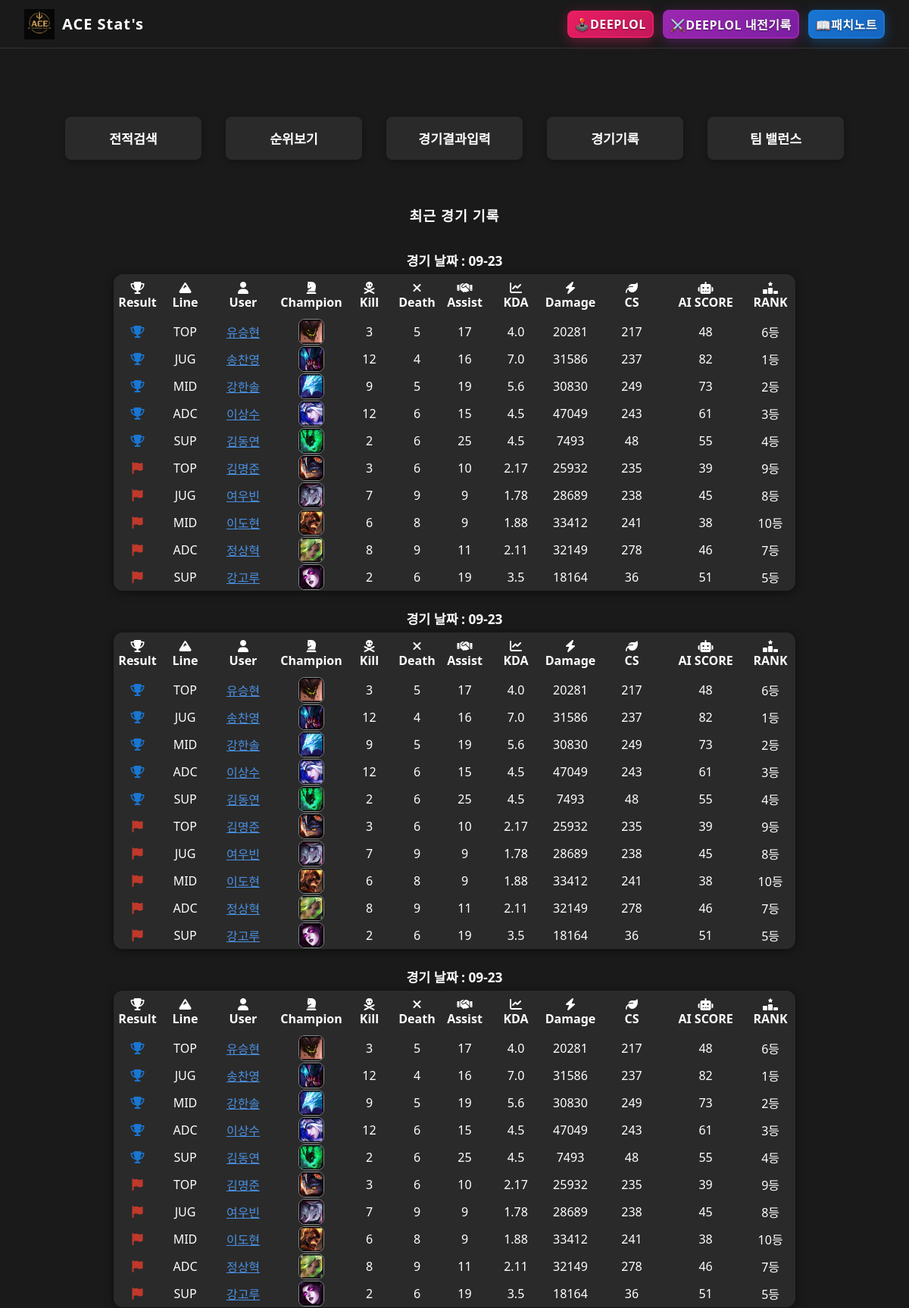
The page / (upper part) on the database its author committed.
### lolapp/models.py (models this page shows, shortened)
class Game(models.Model):
    id = models.AutoField(primary_key=True)
    date = models.CharField(max_length=5)  # 'mm-dd'
    unique_key = models.CharField(max_length=50, unique=True)

class User(models.Model):
    name = models.CharField(max_length=30)
    lol_id = models.CharField(max_length=40, primary_key=True)

class GameData(models.Model):
    id = models.AutoField(primary_key=True)
    game = models.ForeignKey(Game, on_delete=models.CASCADE)
    user = models.ForeignKey(User, to_field='lol_id', on_delete=models.CASCADE)
    result = models.CharField(max_length=10)  # 'win'/'lose'
    champion = models.CharField(max_length=30)
    line = models.CharField(max_length=10)
    kill = models.IntegerField()
    death = models.IntegerField()
    assist = models.IntegerField()
    cs = models.IntegerField(default=0)
    damage = models.IntegerField(default=0)
    ai_score = models.FloatField(default=0)
    kda_ratio = models.FloatField(default=0)
    placement = models.CharField(max_length=10, default="")
    rank = models.CharField(max_length=10, default="")
    total_score = models.FloatField(default=100)  # 누적 총점 (100점 시작) - 기존 시스템 호환용
    title = models.CharField(max_length=20, default="")  # BEST! / WORST! 칭호
    lp_before = models.IntegerField(default=LP_INIT)  # 경기 전 LP
    lp_after = models.IntegerField(default=LP_INIT)   # 경기 후 LP
    lp_change = models.IntegerField(default=0)        # LP 변화량

### lolapp/views.py (the view)
# urls.py: path('', views.main, name='main'),  # 루트 URL에 main 뷰 연결
def main(request):
    real_user_stats = get_lp_rank_user_stats()[:5]
    champion_name_map = {c.name: c.champ_id for c in Champion.objects.all()}
    recent_games = Game.objects.order_by('-id')[:5]
    recent_games_rows = []
    for game in recent_games:
        game_gamedata = GameData.objects.filter(game=game).select_related('user')
        team_kills = {'win': 0, 'lose': 0}
        for row in game_gamedata:
            team_kills[row.result] += row.kill
        win_team = []
        lose_team = []
        for row in game_gamedata:
            kda = (row.kill + row.assist) / (row.death if row.death != 0 else 1)
            champion_img = champion_name_map.get(row.champion, '')
            row_data = {
                'result': row.result,
                'user': row.user,
                'line': row.line,
                'champion': row.champion,
                'champion_img': champion_img,
                'kill': row.kill,
                'death': row.death,
                'assist': row.assist,
                'kda': round(kda, 2),
                'damage': row.damage,
                'cs': row.cs,
                'ai_score': int(row.ai_score),
                'rank': row.rank,
                'placement': row.placement,
                'lp_change': row.lp_change,  # LP 변화량 추가
                'lp_after': row.lp_after,   # 경기 후 LP 추가
            }
            if row.result == 'win':
                win_team.append(row_data)
            else:
                lose_team.append(row_data)
        line_order = {'TOP': 1, 'JUG': 2, 'MID': 3, 'ADC': 4, 'SUP': 5}
        win_team.sort(key=lambda x: line_order.get(x['line'], 6))
        lose_team.sort(key=lambda x: line_order.get(x['line'], 6))
        rows = win_team + lose_team
        recent_games_rows.append({'date': game.date, 'rows': rows})
    return render(request, 'lolapp/main.html', {
        'real_user_stats': real_user_stats,
        'recent_games_rows': recent_games_rows,
    })

### lolapp/lp_system.py (called while the page is built)
def get_tier_from_lp(lp):
    if lp < 100:
        return "나락계"
    elif lp < 200:
        return "중간계"
    else:
        return "천상계"

### lolapp/templates/lolapp/main.html (shortened to what this page needs)
{% load static %}
{% include 'lolapp/header.html' %}
<link rel="stylesheet" href="{% static 'header.css' %}">
<!DOCTYPE html>
<html lang="ko">
<head>
    <link rel="stylesheet" href="https://cdnjs.cloudflare.com/ajax/libs/font-awesome/6.4.2/css/all.min.css">
</head>
<body>
    <div class="main-btn-row">
        <a href="/search/">전적검색</a>
        <a href="/rank/">순위보기</a>
        <a href="/upload/">경기결과입력</a>
        <a href="/database/">경기기록</a>
        <a href="/balance/">팀 밸런스</a>
    </div>
    <div style="display:flex; flex-direction:column; align-items:center; margin-top:60px; margin-bottom:60px;">
        <div style="color:#fff; font-size:1.15em; font-weight:bold; margin-bottom:10px; letter-spacing:1px;">최근 경기 기록</div>
        {% for game in recent_games_rows %}
        <div style="color:#fff; font-size:1.08em; font-weight:bold; margin-bottom:6px; margin-top:24px;">경기 날짜 : {{ game.date }}</div>
        <table style="min-width:900px; background:#2a2a2a; color:#fff; border-radius:12px; overflow:hidden; border-collapse:separate; border-spacing:0; font-size:1em; box-shadow:0 2px 12px rgba(0,0,0,0.5);">
            <colgroup>
                <col style="width:7%">
                <col style="width:7%">
                <col style="width:10%">
                <col style="width:10%">
                <col style="width:7%">
                <col style="width:7%">
                <col style="width:7%">
                <col style="width:8%">
                <col style="width:8%">
                <col style="width:10%">
            </colgroup>
            <tr>
                <th class="icon-cell" style="text-align:center; vertical-align:middle; padding:10px 0;"><i class="fa-solid fa-trophy"></i><br>Result</th>
                <th class="icon-cell" style="text-align:center; vertical-align:middle; padding:10px 0;"><i class="fa-solid fa-mountain"></i><br>Line</th>
                <th style="text-align:center; vertical-align:middle; padding:10px 0;"><i class="fa-solid fa-user"></i><br>User</th>
                <th style="text-align:center; vertical-align:middle; padding:10px 0;"><i class="fa-solid fa-chess-knight"></i><br>Champion</th>
                <th class="icon-cell" style="text-align:center; vertical-align:middle; padding:10px 0;"><i class="fa-solid fa-skull-crossbones"></i><br>Kill</th>
                <th class="icon-cell" style="text-align:center; vertical-align:middle; padding:10px 0;"><i class="fa-solid fa-xmark"></i><br>Death</th>
                <th class="icon-cell" style="text-align:center; vertical-align:middle; padding:10px 0;"><i class="fa-solid fa-handshake"></i><br>Assist</th>
                <th class="icon-cell" style="text-align:center; vertical-align:middle; padding:10px 0;"><i class="fa-solid fa-chart-line"></i><br>KDA</th>
                <th class="icon-cell" style="text-align:center; vertical-align:middle; padding:10px 0;"><i class="fa-solid fa-bolt"></i><br>Damage</th>
                <th class="icon-cell" style="text-align:center; vertical-align:middle; padding:10px 0;"><i class="fa-solid fa-leaf"></i><br>CS</th>
                <th class="icon-cell" style="text-align:center; vertical-align:middle; padding:10px 0;"><i class="fa-solid fa-robot"></i><br>AI SCORE</th>
                <th class="icon-cell" style="text-align:center; vertical-align:middle; padding:10px 0;"><i class="fa-solid fa-ranking-star"></i><br>RANK</th>
            </tr>
            {% for row in game.rows %}
            <tr>
                <td class="icon-cell" style="text-align:center; vertical-align:middle;">
                    {% if row.result == 'win' %}
                        <i class="fa-solid fa-trophy" style="color:#1976d2;"></i>
                    {% else %}
                        <i class="fa-solid fa-flag" style="color:#c0392b;"></i>
                    {% endif %}
                </td>
                <td class="icon-cell" style="text-align:center; vertical-align:middle;">
                    {% if row.line == 'TOP' %}TOP
                    {% elif row.line == 'JUG' %}JUG
                    {% elif row.line == 'MID' %}MID
                    {% elif row.line == 'ADC' %}ADC
                    {% elif row.line == 'SUP' %}SUP
                    {% else %}{{ row.line }}{% endif %}
                </td>
                <td style="text-align:center; vertical-align:middle;">
                    <a href="/search/?name={{ row.user.name }}" style="color:#4a90e2; text-decoration:underline;">{{ row.user.name }}</a>
                </td>
                <td style="text-align:center; vertical-align:middle;">
                    <img src="{% static 'img/' %}{{ row.champion }}.png" alt="{{ row.champion }}" style="width:32px; height:32px; border-radius:8px; border:1.5px solid #888; background:#111; display:block; margin:auto;">
                </td>
                <td class="icon-cell" style="text-align:center; vertical-align:middle;">{{ row.kill }}</td>
                <td class="icon-cell" style="text-align:center; vertical-align:middle;">{{ row.death }}</td>
                <td class="icon-cell" style="text-align:center; vertical-align:middle;">{{ row.assist }}</td>
                <td class="icon-cell" style="text-align:center; vertical-align:middle;">{{ row.kda }}</td>
                <td class="icon-cell" style="text-align:center; vertical-align:middle;">{{ row.damage }}</td>
                <td class="icon-cell" style="text-align:center; vertical-align:middle;">{{ row.cs }}</td>
                <td class="icon-cell" style="text-align:center; vertical-align:middle;">{{ row.ai_score }}</td>
                <td class="icon-cell" style="text-align:center; vertical-align:middle;">{{ row.placement }}</td>
            </tr>
            {% endfor %}
        </table>
        {% endfor %}
    </div>
</body>
</html>

### lolapp/templates/lolapp/header.html
{% load static %}
<header class="site-header">
    <div class="logo">
        <a href="/">
            <img src="{% static 'img/logo.png' %}" alt="사이트 로고">
        </a>
        <span style="color:#fff; font-size:1.25em; font-weight:bold; letter-spacing:1px;">ACE Stat's</span>
    </div>
    <div class="header-right" style="display: flex; gap: 12px; align-items: center;">
        <a href="https://www.deeplol.gg/" target="_blank" rel="noopener noreferrer" class="deeplol-btn" style="
            display: flex;
            align-items: center;
            gap: 8px;
            color: #ffffff;
            background: linear-gradient(135deg, #e91e63 0%, #c2185b 100%);
            border-radius: 8px;
            padding: 5px 8px;
            text-decoration: none;
            font-weight: 600;
            font-size: 1em;
            border: 2px solid #e91e63;
            box-shadow: 0 4px 16px rgba(233, 30, 99, 0.4);
            cursor: pointer;
            text-transform: uppercase;
            letter-spacing: 0.5px;
            text-shadow: 0 1px 2px rgba(0, 0, 0, 0.5);
        ">
            🕹️DEEPLOL
        </a>
        <a href="https://clash.deeplol.gg/team" target="_blank" rel="noopener noreferrer" class="deeplol-internal-btn" style="
            display: flex;
            align-items: center;
            gap: 8px;
            color: #ffffff;
            background: linear-gradient(135deg, #9c27b0 0%, #7b1fa2 100%);
            border-radius: 8px;
            padding: 5px 8px;
            text-decoration: none;
            font-weight: 600;
            font-size: 1em;
            border: 2px solid #9c27b0;
            box-shadow: 0 4px 16px rgba(156, 39, 176, 0.4);
            cursor: pointer;
            text-transform: uppercase;
            letter-spacing: 0.5px;
            text-shadow: 0 1px 2px rgba(0, 0, 0, 0.5);
        ">
            ⚔️DEEPLOL 내전기록
        </a>
        <a href="{% url 'patchnote' %}" class="patchnote-btn" style="
            display: flex;
            align-items: center;
            gap: 8px;
            color: #ffffff;
            background: linear-gradient(135deg, #1976d2 0%, #1565c0 100%);
            border-radius: 8px;
            padding: 5px 8px;
            text-decoration: none;
            font-weight: 600;
            font-size: 1em;
            border: 2px solid #1976d2;
            box-shadow: 0 4px 16px rgba(25, 118, 210, 0.4);
            cursor: pointer;
            text-transform: uppercase;
            letter-spacing: 0.5px;
            text-shadow: 0 1px 2px rgba(0, 0, 0, 0.5);
        ">
            📖패치노트
        </a>
    </div>
</header>

### lolapp/static/header.css (style rules this page uses)
.site-header { width: 100%; height: 64px; background: #1a1a1a; display: flex; align-items: center; justify-content: space-between; padding: 0 32px; box-sizing: border-box; position: relative; z-index: 10; margin-bottom: 0; border-bottom: 1px solid #333; }
.site-header .logo { display: flex; align-items: center; height: 48px; }
.site-header .logo img { height: 40px; width: auto; margin-right: 10px; }
.site-header .header-right { display: flex; align-items: center; }
.site-header .patchnote-btn { display: flex; align-items: center; gap: 8px; color: #ffffff; background: linear-gradient(135deg, #1976d2 0%, #1565c0 100%); border-radius: 8px; padding: 12px 24px; text-decoration: none; font-weight: 700; font-size: 1em; transition: all 0.3s ease; border: 2px solid #1976d2; box-shadow: 0 4px 16px rgba(25, 118, 210, 0.4), inset 0 1px 0 rgba(255, 255, 255, 0.2); cursor: pointer; text-transform: uppercase; letter-spacing: 0.5px; text-shadow: 0 1px 2px rgba(0, 0, 0, 0.5); position: relative; overflow: hidden; }
.site-header .patchnote-btn::before { content: ''; position: absolute; top: 0; left: 0; right: 0; bottom: 0; background: linear-gradient(135deg, rgba(255, 255, 255, 0.1) 0%, rgba(255, 255, 255, 0.05) 100%); opacity: 0; transition: opacity 0.3s ease; }
body { margin: 0; padding: 0; background: #1a1a1a; color: #fff; }

### lolapp/templates/lolapp/main.html (style rules this page uses)
body { background: #1a1a1a; font-family: 'Segoe UI', Arial, sans-serif; margin: 0; color: #fff; }
.main-btn-row { display: flex; flex-direction: row; justify-content: center; align-items: center; gap: 32px; margin-top: 90px; }
.main-btn-row button, .main-btn-row a { min-width: 180px; padding: 16px 0; font-size: 1.08em; font-weight: bold; border-radius: 8px; border: none; background: #2a2a2a; color: #fff; text-align: center; text-decoration: none; transition: background 0.2s; box-shadow: 0 2px 8px rgba(0, 0, 0, 0.3); cursor: pointer; display: flex; align-items: center; justify-content: center; }

### rows shown on the page
Game: date "09-23"
User: user.name "유승현" "유승현" "유승현"
GameData: result "win" (drawn), champion (picture), placement "6등"
User: user.name "송찬영" "송찬영" "송찬영"
GameData: result "win" (drawn), champion (picture), placement "1등"
User: user.name "강한솔" "강한솔" "강한솔"
GameData: result "win" (drawn), champion (picture), placement "2등"
User: user.name "이상수" "이상수" "이상수"
GameData: result "win" (drawn), champion (picture), placement "3등"
User: user.name "김동연" "김동연" "김동연"
GameData: result "win" (drawn), champion (picture), placement "4등"
User: user.name "김명준" "김명준" "김명준"
GameData: result "lose" (drawn), champion (picture), placement "9등"
User: user.name "여우빈" "여우빈" "여우빈"
GameData: result "lose" (drawn), champion (picture), placement "8등"
User: user.name "이도현" "이도현" "이도현"
GameData: result "lose" (drawn), champion (picture), placement "10등"
User: user.name "정상혁" "정상혁" "정상혁"
GameData: result "lose" (drawn), champion (picture), placement "7등"
User: user.name "강고루" "강고루" "강고루"
GameData: result "lose" (drawn), champion (picture), placement "5등"
Game: date "09-23"
GameData: result "win" (drawn), champion (picture), placement "6등"
GameData: result "win" (drawn), champion (picture), placement "1등"
GameData: result "win" (drawn), champion (picture), placement "2등"
GameData: result "win" (drawn), champion (picture), placement "3등"
GameData: result "win" (drawn), champion (picture), placement "4등"
GameData: result "lose" (drawn), champion (picture), placement "9등"
GameData: result "lose" (drawn), champion (picture), placement "8등"
GameData: result "lose" (drawn), champion (picture), placement "10등"
GameData: result "lose" (drawn), champion (picture), placement "7등"
GameData: result "lose" (drawn), champion (picture), placement "5등"
Game: date "09-23"
GameData: result "win" (drawn), champion (picture), placement "6등"
GameData: result "win" (drawn), champion (picture), placement "1등"
GameData: result "win" (drawn), champion (picture), placement "2등"
GameData: result "win" (drawn), champion (picture), placement "3등"
GameData: result "win" (drawn), champion (picture), placement "4등"
GameData: result "lose" (drawn), champion (picture), placement "9등"
GameData: result "lose" (drawn), champion (picture), placement "8등"
GameData: result "lose" (drawn), champion (picture), placement "10등"
GameData: result "lose" (drawn), champion (picture), placement "7등"
GameData: result "lose" (drawn), champion (picture), placement "5등"

### other values the page prints
{{ row.kill }} "3" "12" "9" "12" "2" "3" "7" "6" "8" "2" "3" "12" "9" "12" "2" "3" "7" "6" "8" "2" "3" "12" "9" "12" "2" "3" "7" "6" "8" "2"
{{ row.death }} "5" "4" "5" "6" "6" "6" "9" "8" "9" "6" "5" "4" "5" "6" "6" "6" "9" "8" "9" "6" "5" "4" "5" "6" "6" "6" "9" "8" "9" "6"
{{ row.assist }} "17" "16" "19" "15" "25" "10" "9" "9" "11" "19" "17" "16" "19" "15" "25" "10" "9" "9" "11" "19" "17" "16" "19" "15" "25" "10" "9" "9" "11" "19"
{{ row.kda }} "4.0" "7.0" "5.6" "4.5" "4.5" "2.17" "1.78" "1.88" "2.11" "3.5" "4.0" "7.0" "5.6" "4.5" "4.5" "2.17" "1.78" "1.88" "2.11" "3.5" "4.0" "7.0" "5.6" "4.5" "4.5" "2.17" "1.78" "1.88" "2.11" "3.5"
{{ row.damage }} "20281" "31586" "30830" "47049" "7493" "25932" "28689" "33412" "32149" "18164" "20281" "31586" "30830" "47049" "7493" "25932" "28689" "33412" "32149" "18164" "20281" "31586" "30830" "47049" "7493" "25932" "28689" "33412" "32149" "18164"
{{ row.cs }} "217" "237" "249" "243" "48" "235" "238" "241" "278" "36" "217" "237" "249" "243" "48" "235" "238" "241" "278" "36" "217" "237" "249" "243" "48" "235" "238" "241" "278" "36"
{{ row.ai_score }} "48" "82" "73" "61" "55" "39" "45" "38" "46" "51" "48" "82" "73" "61" "55" "39" "45" "38" "46" "51" "48" "82" "73" "61" "55" "39" "45" "38" "46" "51"
